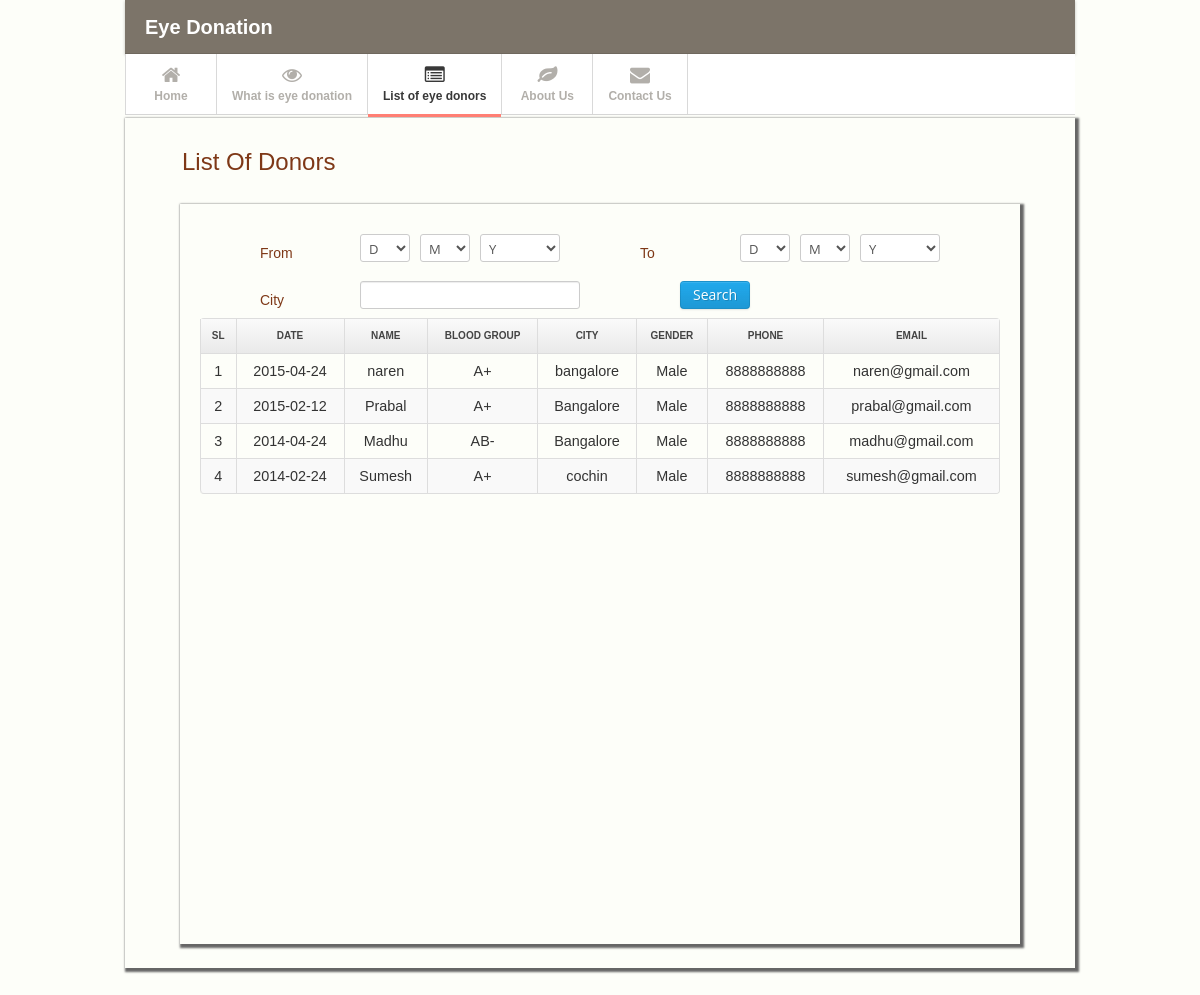
Page /list.php on the committed database.
### tables this page shows
CREATE TABLE IF NOT EXISTS `registration` (
  `id` int(10) NOT NULL AUTO_INCREMENT,
  `user_id` int(10) NOT NULL,
  `date` date NOT NULL,
  `name` varchar(50) NOT NULL,
  `blood` varchar(20) NOT NULL,
  `email` varchar(100) NOT NULL,
  `mobile` varchar(50) NOT NULL,
  `state` varchar(100) NOT NULL,
  `city` varchar(100) NOT NULL,
  `address` varchar(500) NOT NULL,
  `education` varchar(100) NOT NULL,
  `occupation` varchar(100) NOT NULL,
  `dob` varchar(50) NOT NULL,
  `gender` varchar(50) NOT NULL,
  PRIMARY KEY (`id`)
);

### list.php (the view, shortened to what this page needs)
<!DOCTYPE html>
<html lang="en">
<head>
<link href="css/bootstrap.min.css" rel="stylesheet">
<link href="css/bootstrap-responsive.min.css" rel="stylesheet">
<link href="css/font-awesome.css" rel="stylesheet">
<link href="css/style.css" rel="stylesheet">
<link href="css/pages/dashboard.css" rel="stylesheet">
 <link href="themes/4/js-image-slider.css" rel="stylesheet" type="text/css" />
    <link href="css/generic.css" rel="stylesheet" type="text/css" />
</head>
<body style="background-color:#FDFEF9;">
<div class="container">
<div class="navbar navbar-fixed-top" >
  <div class="navbar-inner" >
    <div class="container"> <a class="brand" href="index.php"><span style="margin-left:20px;">Eye Donation</span></a>
    </div>
  </div>
</div>
<div class="subnavbar" style="margin-bottom:0.2em;">
  <div class="subnavbar-inner">
    <div class="container">
      <ul class="mainnav">
        <li><a href="index.php"><i class="icon-home"></i><span>Home</span> </a> </li>
        <li><a href="eye.php"><i class="icon-eye-open"></i><span>What is eye donation</span> </a> </li>
         <li class="active"><a href="list.php"><i class="icon-list-alt"></i><span>List of eye donors</span> </a> </li>
        <li><a href="about.php"><i class="icon-leaf"></i><span>About Us</span> </a> </li>
        <li><a href="contactus.php"><i class="icon-envelope"></i><span>Contact Us</span> </a> </li>
       <li></li>
      </ul>
    </div>
  </div>
</div>
</div>
<div class="main" style="border-bottom:none;">
  <div class="main-inner">
    <div class="container" style="box-shadow:2px 2px 2px 2px#666;height:850px;">
	 <div class="row" style="margin-left:0px;">
                  <div id="regform">
                   <div  class="span6" style="color:#7E3817;font-size:24px;font-family:Arial Black, Gadget, sans-serif;margin-top:30px;margin-left:6%;"> List Of Donors</div><br/>
          <div class="container" style="box-shadow:2px 2px 2px 2px #666;width:800px;margin-top:70px;padding:20px;height:700px;overflow:scroll;">
          <form method="post" name="list">
            <div class="span1" style="width:50px;"> <label>From</label></div><div class="span3"><select name="from_day" style="width:50px;float:left;">
            <option value="">D</option>
            </select>
            <select name="from_month" style="width:50px;float:left;margin-left:10px;">
             <option value="">M</option>
            </select>
             <select name="from_year" style="width:80px;float:left;margin-left:10px;">
              <option value="">Y</option>
            </select>
            </div>
            <div class="span1" style="width:50px;"> <label>To</label></div><div class="span3"><select name="to_day" style="width:50px;float:left;">
             <option value="">D</option>
            </select>
            <select name="to_month" style="width:50px;float:left;margin-left:10px;">
             <option value="">M</option>
            </select>
             <select name="to_year" style="width:80px;float:left;margin-left:10px;">
              <option value="">Y</option>
            </select></div>
             <div class="span1" style="width:50px;"> <label>City</label></div><div class="span3"><input type="text" name="loc" id="loc"/></div>
              <div class="span4" style="float:right"><input type="submit" name="search" id="search" value="Search" class="btn btn-primary"/></div>
           </form>
           <table class="table table-striped table-bordered">
           <th  style="text-align:center">Sl</th>
           <th  style="text-align:center">Date</th>
           <th  style="text-align:center">Name</th>
           <th  style="text-align:center">Blood Group</th>
           <th  style="text-align:center">City</th>
           <th  style="text-align:center">Gender</th>
           <th  style="text-align:center">Phone</th>
           <th  style="text-align:center">Email</th>
            <?php
			$bv='';
			$bvv='';
			$bvv .=" order by date desc";
		   $j=0;
		   $query="select * from registration where 1".$bv."".$bvv;
		   $res=mysql_query($query);
		   while($row=mysql_fetch_assoc($res)){
			   $j++;
		   ?>
           <tr>
           <td style="text-align:center"><?php echo $j;?></td>
           <td style="text-align:center"><?php echo $row['date'];?></td>
           <td style="text-align:center"><?php echo $row['name'];?></td>
           <td style="text-align:center"><?php echo $row['blood'];?></td>
           <td style="text-align:center"><?php echo $row['city'];?></td>
           <td style="text-align:center"><?php echo $row['gender'];?></td>
            <td style="text-align:center"><?php echo $row['mobile'];?></td>
             <td style="text-align:center"><?php echo $row['email'];?></td>
           </tr>
           <?php }?>
           </table>
           </div>
         </div>
       </div>
	</div>
  </div>
</div>
</body>
</html>

### css/style.css (style rules this page uses)
body { background: #f9f6f1; font: 13px/1.7em 'Open Sans'; }
input, button, select, textarea { font-family: 'Open Sans'; }
.table td { vertical-align: middle; }
.table-bordered th { background: #E9E9E9; background:-moz-linear-gradient(top, #FAFAFA 0%, #E9E9E9 100%); background:-webkit-gradient(linear, left top, left bottom, color-stop(0%,#FAFAFA), color-stop(100%,#E9E9E9)); background:-webkit-linear-gradient(top, #FAFAFA 0%,#E9E9E9 100%); background:-o-linear-gradient(top, #FAFAFA 0%,#E9E9E9 100%); background:-ms-linear-gradient(top, #FAFAFA 0%,#E9E9E9 100%); background:linear-gradient(top, #FAFAFA 0%,#E9E9E9 100%); filter: progid:DXImageTransform.Microsoft.gradient(startColorstr='#FAFAFA', endColorstr='#E9E9E9'); -ms-filter: "progid:DXImageTransform.Microsoft.gradient(startColorstr='#FAFAFA', endColorstr='#E9E9E9')"; font-size: 10px; color: #444; text-transform: uppercase; }
.navbar .container { position: relative; }
.navbar-inner { padding: 7px 0; background: #7C7469 !important; -moz-border-radius: 0; -webkit-border-radius: 0; border-radius: 0; }
.navbar-fixed-top { position: static; }
.navbar .brand { font-weight: 600; position: relative; top: 2px; }
.subnavbar { margin-bottom: 2.5em; }
.subnavbar-inner { height: 60px; background: #fff; border-bottom: 1px solid #d6d6d6; }
.subnavbar .container > ul { display: inline-block; height: 80px; padding: 0; margin: 0; }
.subnavbar .container > ul > li { float: left; min-width: 90px; height: 60px; padding: 0; margin: 0; text-align: center; list-style: none; border-left: 1px solid #d9d9d9; }
.subnavbar .container > ul > li > a { display: block; height: 100%; padding: 0 15px; font-size: 12px; font-weight: bold; color: #b2afaa; }
.subnavbar .container > ul > li > a > i { display: inline-block; width: 24px; height: 24px; margin-top: 11px; margin-bottom: -3px; font-size: 20px; }
.subnavbar .container > ul > li > a > span { display: block; }
.subnavbar .container > ul > li.active > a { border-bottom:3px solid #ff7f74; color: #383838; }
.main { padding-bottom: 2em; border-bottom: 1px solid #000; }

### css/generic.css (style rules this page uses)
body { background:#F6F6F6;font:normal 0.9em Arial; margin:0; padding:0; padding-bottom:60px; }

### list.php (style rules this page uses)
label { margin-left:30px; margin-top:20px; font-size:14px; font-family:"Arial Black", Gadget, sans-serif; color:#7E3817; }
#createPassword input,select { margin-left:50px; margin-top:20px; }
#forgotpassword input,select { margin-left:50px; margin-top:20px; }
#regform input,select,textarea { margin-left:50px; margin-top:10px; }

### rows in the picture
registration: date "2015-04-24", name "naren", blood "A+", city "bangalore", gender "Male", mobile "8888888888", email "naren@gmail.com"
registration: date "2015-02-12", name "Prabal", blood "A+", city "Bangalore", gender "Male", mobile "8888888888", email "prabal@gmail.com"
registration: date "2014-04-24", name "Madhu", blood "AB-", city "Bangalore", gender "Male", mobile "8888888888", email "madhu@gmail.com"
registration: date "2014-02-24", name "Sumesh", blood "A+", city "cochin", gender "Male", mobile "8888888888", email "sumesh@gmail.com"
